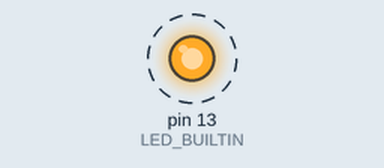
The sketch below on a simulated Arduino Uno, built with avr-gcc and run on an emulated ATmega328P. Parts: output pins drawn as LEDs (lit = HIGH). Dashed ring = blinking. What the sketch prints to the serial monitor is not drawn.

Above: at 0.5 s.
Timing chart, 0 to 4.6 s (numbered marks = the images above):
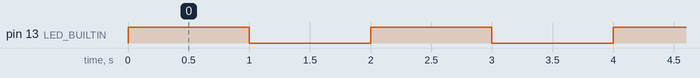

The sketch:

program-arduino-uno-ftdi.ino
```cpp
/*
not working as of 3/21/2021

Connect the Black (Ground) wire to the ground of your chip
Connect the Red (VCC) wire to the power/VCC/5V pin of your chip
Connect the White (DTR) wire to the Reset pin
Connect the Orange (TX) wire to SCK pin (Arduino pin 13)
Connect the Blue (CTS) wire to the MISO pin (Arduino pin 12)
Connect the Green (RTS) wire to MOSI pin (Arduino pin 11)

DTR – Reset the other hardware device
RX – Used to receive the serial data.
TX – Used to transmit the serial data.
VCC – Provides 5V or 3.3V voltage output as per the requirement
CTS – Enable or disable the programming mode of the device
GND – Ground pin

avrdude -c avrisp -p m328p -P com8 -b 19200 -U flash:r:adduinoDownload.hex:i

*/

void setup() {
  Serial.begin(9600);
  while( !Serial);

  pinMode(LED_BUILTIN, OUTPUT);
}

// the loop function runs over and over again forever
void loop() {
  Serial.println("Hello from Arduino");
  digitalWrite(LED_BUILTIN, HIGH);   // turn the LED on (HIGH is the voltage level)
  delay(1000);                       // wait for a second
  digitalWrite(LED_BUILTIN, LOW);    // turn the LED off by making the voltage LOW
  delay(1000);                       // wait for a second
}
```

Measured:
- by itself, pin 13 (LED_BUILTIN): alternates HIGH for 1.0 s and LOW for 1.0 s
